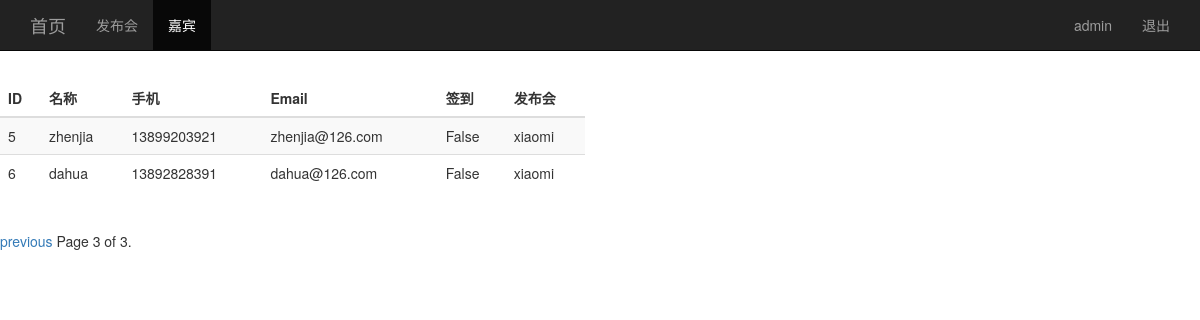
The page /guest_manage/?page=3 (signed in) on the database its author committed.
### sign/models.py (models this page shows, shortened)
class Guest(models.Model):
    event = models.ForeignKey(Event) #关联发布会id
    realname = models.CharField(max_length=64) #姓名
    phone = models.CharField(max_length=16) #手机号
    email = models.EmailField() #邮箱
    sign = models.BooleanField() #签到状态
    creat_time = models.DateTimeField(auto_now=True) #创建时间（自动获取当前时间）
    class Meta:
        unique_together = ("event","phone")

class Event(models.Model):
    name = models.CharField(max_length=100) #发布会标题
    limit = models.IntegerField() #参加人数
    status = models.BooleanField() #状态
    adress = models.CharField(max_length=200) #地址
    start_time = models.DateTimeField('events time') #发布会时间
    creat_time = models.DateTimeField(auto_now=True) #创建时间（自动获取当前时间）
    def __str__(self):
        return self.name

### sign/views.py (the view)
# urls.py: url(r'^guest_manage/$', views.guest_manage),
@login_required
def guest_manage(request):
    username = request.session.get('user', '')
    guest_list = Guest.objects.all()
    paginator = Paginator(guest_list, 2)
    page = request.GET.get('page')
    try:
        contacts = paginator.page(page)
    except PageNotAnInteger:
        contacts = paginator.page(1)
    except EmptyPage:
        contacts = paginator.page(paginator.num_pages)
    return render(request, "guest_manage.html", {"user": username,"guests": contacts})

### sign/templates/guest_manage.html (shortened to what this page needs)
<!DOCTYPE html>
<html lang="en">
<head>
    {% load bootstrap3 %}
    {% bootstrap_css %}
</head>
<body role="document">
  <nav class="navbar navbar-inverse navbar-fixed-top">
    <div class="container">
      <div class="navbar-header">
        <a class="navbar-brand" href="/event_manage/">首页</a>
      </div>
      <div id="navbar" class="collapse navbar-collapse">
        <ul class="nav navbar-nav">
          <li><a href="/event_manage/">发布会</a></li>
          <li class="active"><a href="#">嘉宾</a></li>
        </ul>
        <ul class="nav navbar-nav navbar-right">
          <li><a href="#">{{user}}</a></li>
          <li><a href="/logout/">退出</a></li>
        </ul>
      </div>
    </div>
  </nav>
  <div class="row" style="padding-top: 80px;">
    <div class="col-md-6">
      <table class="table table-striped">
        <thead>
          <tr>
            <th>ID</th><th>名称</th><th>手机</th><th>Email</th><th>签到</th>
            <th>发布会</th>
          </tr>
        </thead>
        <tbody>
          {% for guest in guests %}
            <tr>
              <td>{{ guest.id }}</td>
              <td>{{ guest.realname }}</td>
              <td>{{ guest.phone }}</td>
              <td>{{ guest.email }}</td>
              <td>{{ guest.sign }}</td>
              <td>{{ guest.event }}</td>
            </tr>
          {% endfor %}
        </tbody>
      </table>
    </div>
  </div>
  <div class="pagination">
    <span class="step-links">
    {% if guests.has_previous %}
      <a href="?page={{ guests.previous_page_number }}">previous</a>
    {% endif %}
      <span class="current">
        Page {{ guests.number }} of {{ guests.paginator.num_pages }}.
      </span>
    </span>
  </div>

### rows shown on the page
Guest: id "5", realname "zhenjia", phone "13899203921", email "zhenjia@126.com", sign "False", event "xiaomi"
Guest: id "6", realname "dahua", phone "13892828391", email "dahua@126.com", sign "False", event "xiaomi"

### other values the page prints
{{ user }} "admin"
{{ guests.number }} "3"
{{ guests.paginator.num_pages }} "3"
